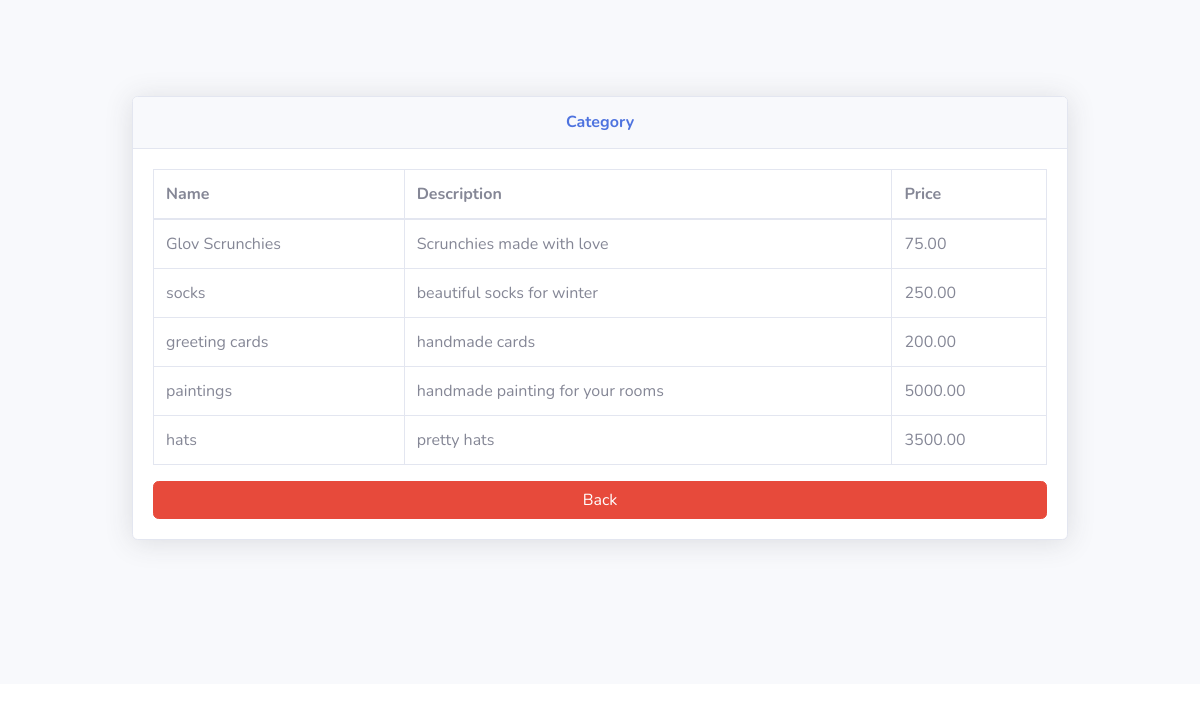
Before: /admin/php/viewcategories.php?categoryID=2 with the older database file.
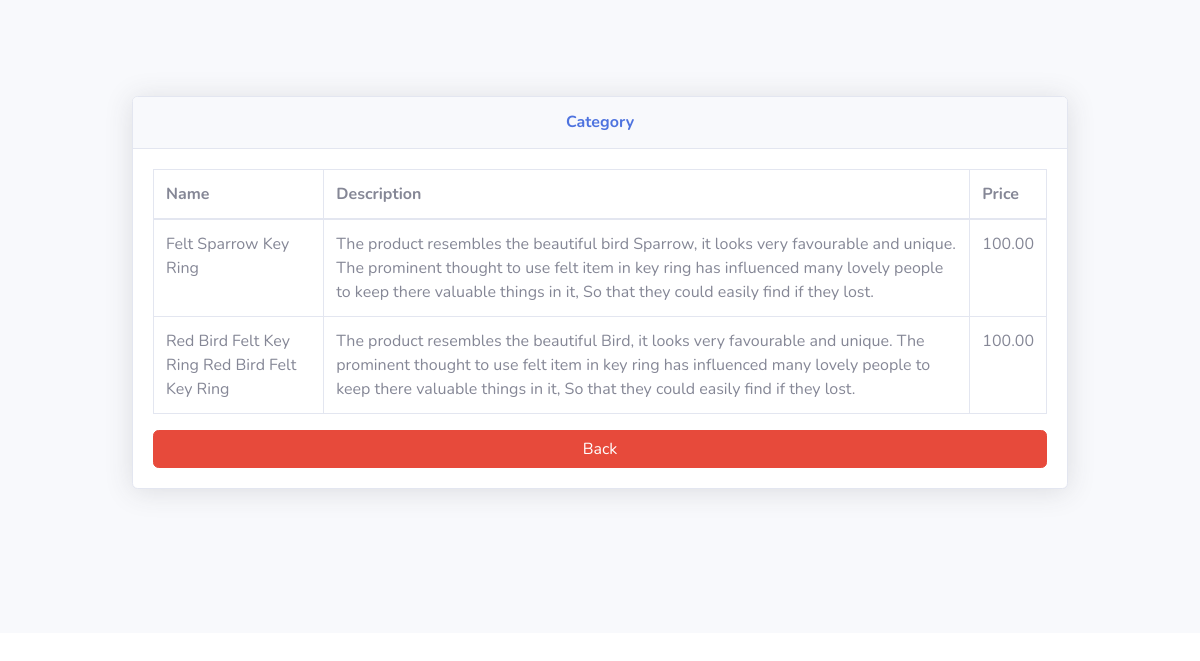
After: the same page with the newer database file.
### tables this page shows
CREATE TABLE `products` (
  `productID` int(11) NOT NULL,
  `productName` varchar(50) NOT NULL,
  `productDesc` varchar(255) NOT NULL,
  `productPrice` decimal(10,2) NOT NULL,
  `productPhoto` varchar(255) NOT NULL,
  `categoryID` int(11) DEFAULT NULL,
  `qty` int(11) NOT NULL DEFAULT 5
);

### admin/php/viewcategories.php (the view, shortened to what this page needs)
<?php
include('config.inc.php');
?>
<!DOCTYPE html>
<html lang="en">
<head>
    <link rel="stylesheet" href="../vendor/fontawesome-free/css/all.min.css" type="text/css">
    <link rel="stylesheet" href="../css/sb-admin-2.min.css">
</head>
<body>
    <div id="wrapper">
        <div id="content-wrapper" class="d-flex flex-column">
            <div id="content">
                <div class="container-fluid">
                    <div class="row m-5 p-5">
                        <div class="col-xl-12 col-lg-12 mb-4">
                            <div class="card shadow mb-4">
                                <div class="card-header py-3">
                                    <h6 class="m-0 font-weight-bold text-primary text-center">Category</h6>
                                </div>
                                <div class="card-body">
                                    <div class="table-responsive">
                                        <table class="table table-bordered" width="100%" cellspacing="0">
                                            <thead>
                                                <tr>
                                                    <th>Name</th>
                                                    <th>Description</th>
                                                    <th>Price</th>
                                                </tr>
                                            </thead>
                                            <tbody>
                                                <?php
                                                if(isset($_GET["categoryID"]) && !empty(trim($_GET["categoryID"]))){
                                                    $ID = trim($_GET["categoryID"]);
                                                    $sql = "SELECT * FROM products P, categories C WHERE P.categoryID = C.categoryID AND C.categoryID = '$ID';";
                                                    if($result = $conn -> query($sql)){
                                                        if($result -> num_rows > 0){
                                                            while($row = $result -> fetch_array()){
                                                                echo '<tr>';
                                                                echo '<td>'. $row['productName'] .'</td>';
                                                                echo '<td>'. $row['productDesc'] .'</td>';
                                                                echo '<td>'. $row['productPrice'] .'</td>';
                                                                echo '</tr>';
                                                            }
                                                        }
                                                    }
                                                }
                                                ?>
                                            </tbody>
                                        </table>
                                    </div>
                                    <a href="../categories.php" class="btn btn-danger btn-block">Back</a>
                                </div>
                            </div>
                        </div>
                    </div>
                </div>
            </div>
        </div>
    </div>
</body>
</html>

Changed rows visible on the page:
removed products: productName "Glov Scrunchies", productDesc "Scrunchies made with love", productPrice "75.00"
removed products: productName "socks", productDesc "beautiful socks for winter", productPrice "250.00"
removed products: productName "greeting cards", productDesc "handmade cards", productPrice "200.00"
removed products: productName "paintings", productDesc "handmade painting for your rooms", productPrice "5000.00"
removed products: productName "hats", productDesc "pretty hats", productPrice "3500.00"
added products: productName "Felt Sparrow Key Ring", productDesc "The product resembles the beautiful bird Sparrow, it looks very favourable and unique. The prominent thought to use felt item in key ring has influenced many lovely people to keep there valuable things in it, So that they could easily find if they lost.", productPrice "100.00"
added products: productName "Red Bird Felt Key Ring Red Bird Felt Key Ring", productDesc "The product resembles the beautiful Bird, it looks very favourable and unique. The prominent thought to use felt item in key ring has influenced many lovely people to keep there valuable things in it, So that they could easily find if they lost.", productPrice "100.00"
